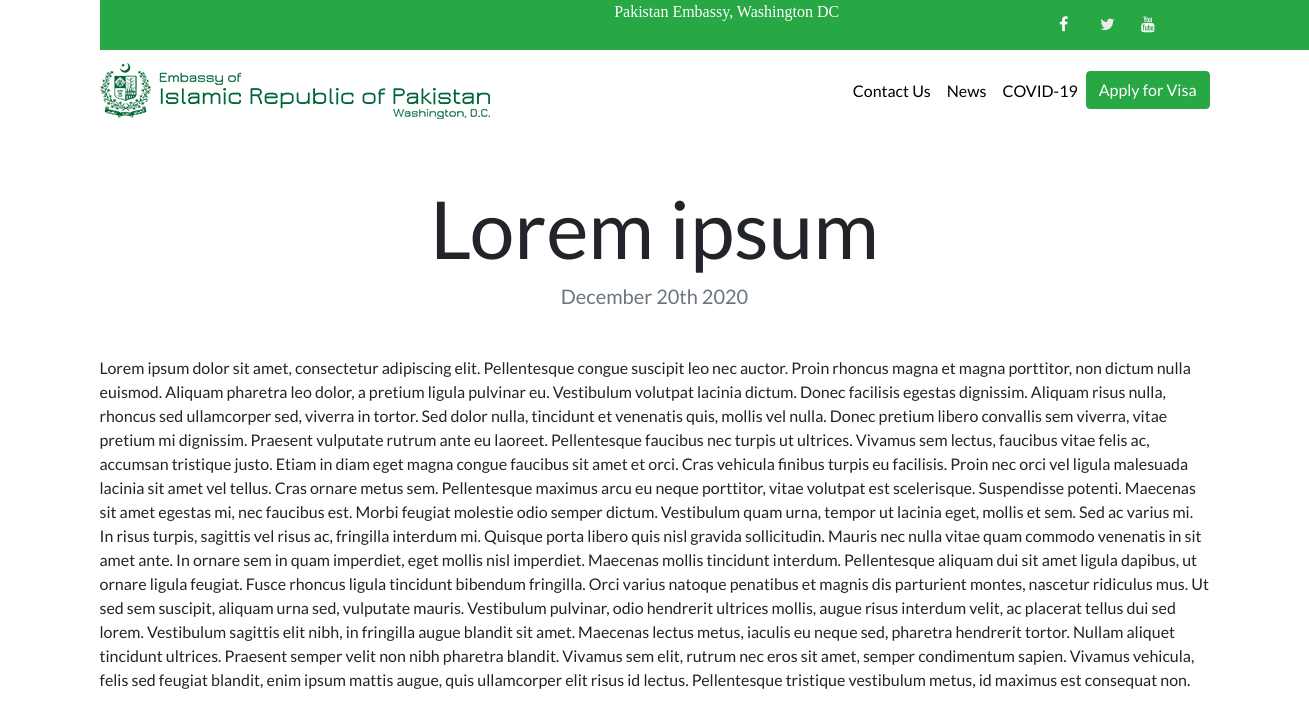
Page /blog/3/ on the committed database.
### blog/models.py (models this page shows, shortened)
class Blog(models.Model):
    title = models.CharField(max_length=200)
    description = models.TextField()
    date = models.DateField()

### blog/views.py (the view)
# urls.py: path('<int:blog_id>/', views.detail, name='detail'),
def detail(request, blog_id):
    blog = get_object_or_404(Blog, pk=blog_id)
    return render(request, 'detail.html', {'blog': blog})

### templates/detail.html
{% extends "base.html" %}
{% load static %}
{% block content %}
    <h1 class="text-center mt-5" id="blogdetailtitle">{{ blog.title }}</h1>
    <h5 class="text-center text-muted mb-5">{{ blog.date|date:'F jS Y' }}</h5>
    {{ blog.description|safe }}
{% endblock %}

### portfolio/static/custom.css (style rules this page uses)
body { font-family: 'Lato', sans-serif; }
@media (min-width: 992px) { #blogdetailtitle { font-size: 5rem; } }

### rows in the picture
Blog: title "Lorem ipsum", date "December 20th 2020", description "Lorem ipsum dolor sit amet, consectetur adipiscing elit. Pellentesque congue suscipit leo nec auctor. Proin rhoncus magna et magna porttitor, non dictum nulla euismod. Aliquam pharetra leo dolor, a pretium ligula pulvinar eu. Vestibulum volutpat lacinia dictum. Donec facilisis egestas dignissim. Aliquam risus nulla, rhoncus sed ullamcorper sed, viverra in tortor. Sed dolor nulla, tincidunt et venenatis quis, mollis vel nulla. Donec pretium libero convallis sem viverra, vitae pretium mi dignissim. Praesent vulputate rutrum ante eu laoreet. Pellentesque faucibus nec turpis ut ultrices. Vivamus sem lectus, faucibus vitae felis ac, accumsan tristique justo. Etiam in diam eget magna congue…"
